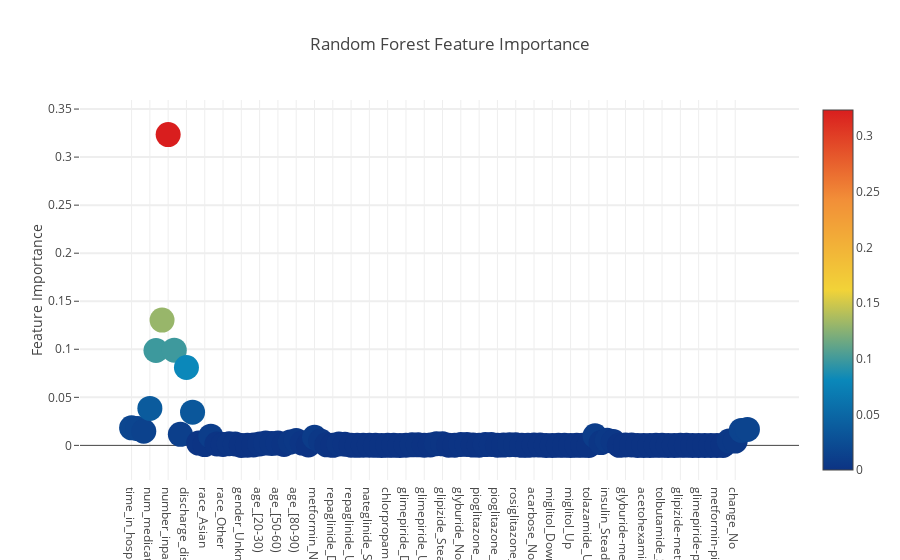
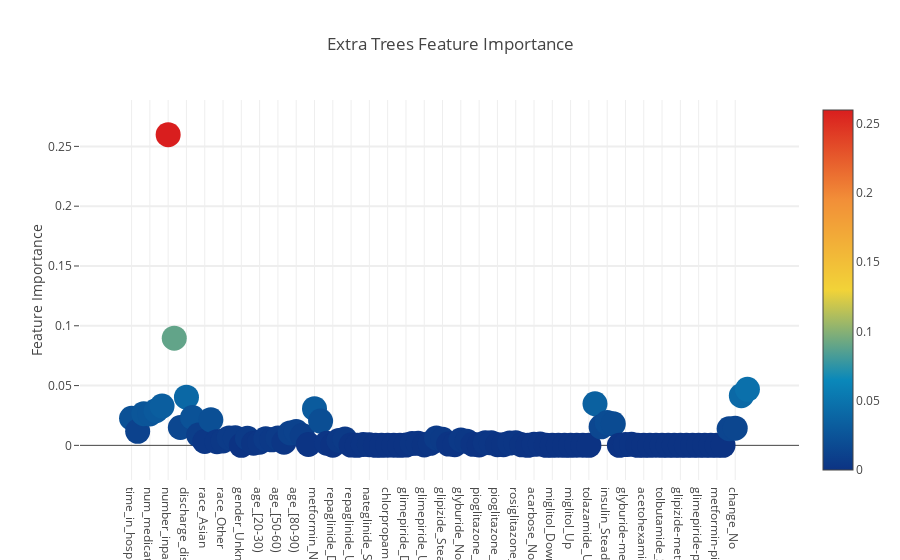
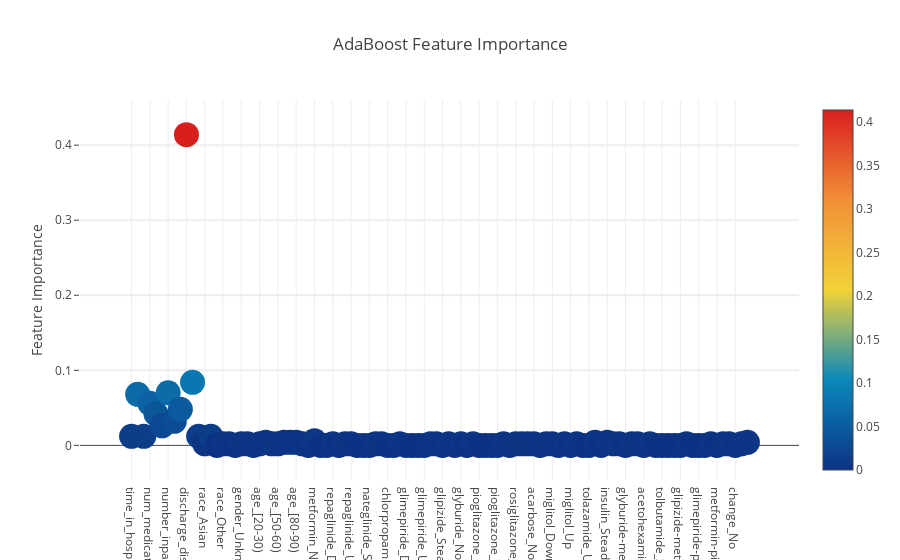
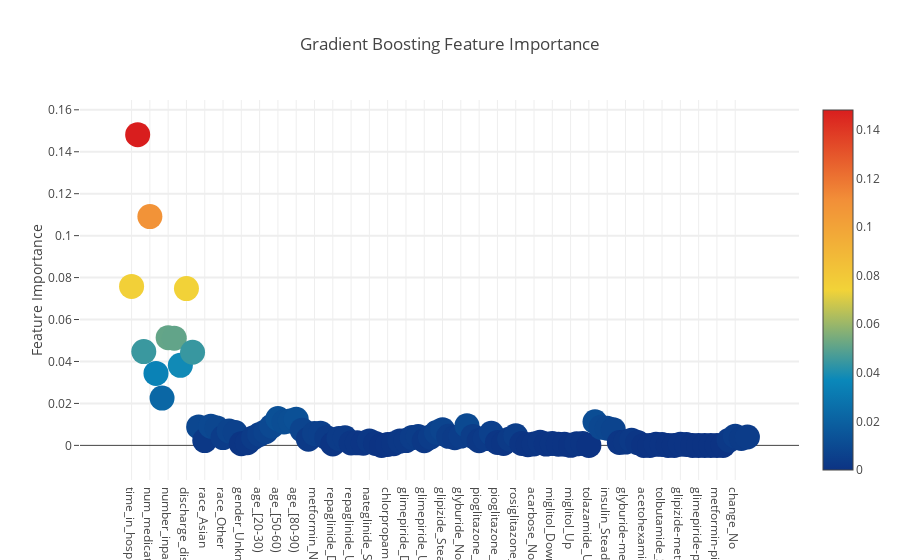

These figures' notebook cell, in order:
### Code cell
# Scatter plot 
trace = go.Scatter(
    y = feature_dataframe['Random Forest feature importances'].values,
    x = feature_dataframe['features'].values,
    mode='markers',
    marker=dict(
        sizemode = 'diameter',
        sizeref = 1,
        size = 25,
#       size= feature_dataframe['AdaBoost feature importances'].values,
        #color = np.random.randn(500), #set color equal to a variable
        color = feature_dataframe['Random Forest feature importances'].values,
        colorscale='Portland',
        showscale=True
    ),
    text = feature_dataframe['features'].values
)
data = [trace]

layout= go.Layout(
    autosize= True,
    title= 'Random Forest Feature Importance',
    hovermode= 'closest',
#     xaxis= dict(
#         title= 'Pop',
#         ticklen= 5,
#         zeroline= False,
#         gridwidth= 2,
#     ),
    yaxis=dict(
        title= 'Feature Importance',
        ticklen= 5,
        gridwidth= 2
    ),
    showlegend= False
)
fig = go.Figure(data=data, layout=layout)
py.iplot(fig,filename='scatter2010')

# Scatter plot 
trace = go.Scatter(
    y = feature_dataframe['Extra Trees  feature importances'].values,
    x = feature_dataframe['features'].values,
    mode='markers',
    marker=dict(
        sizemode = 'diameter',
        sizeref = 1,
        size = 25,
#       size= feature_dataframe['AdaBoost feature importances'].values,
        #color = np.random.randn(500), #set color equal to a variable
        color = feature_dataframe['Extra Trees  feature importances'].values,
        colorscale='Portland',
        showscale=True
    ),
    text = feature_dataframe['features'].values
)
data = [trace]

layout= go.Layout(
    autosize= True,
    title= 'Extra Trees Feature Importance',
    hovermode= 'closest',
#     xaxis= dict(
#         title= 'Pop',
#         ticklen= 5,
#         zeroline= False,
#         gridwidth= 2,
#     ),
    yaxis=dict(
        title= 'Feature Importance',
        ticklen= 5,
        gridwidth= 2
    ),
    showlegend= False
)
fig = go.Figure(data=data, layout=layout)
py.iplot(fig,filename='scatter2010')

# Scatter plot 
trace = go.Scatter(
    y = feature_dataframe['AdaBoost feature importances'].values,
    x = feature_dataframe['features'].values,
    mode='markers',
    marker=dict(
        sizemode = 'diameter',
        sizeref = 1,
        size = 25,
#       size= feature_dataframe['AdaBoost feature importances'].values,
        #color = np.random.randn(500), #set color equal to a variable
        color = feature_dataframe['AdaBoost feature importances'].values,
        colorscale='Portland',
        showscale=True
    ),
    text = feature_dataframe['features'].values
)
data = [trace]

layout= go.Layout(
    autosize= True,
    title= 'AdaBoost Feature Importance',
    hovermode= 'closest',
#     xaxis= dict(
#         title= 'Pop',
#         ticklen= 5,
#         zeroline= False,
#         gridwidth= 2,
#     ),
    yaxis=dict(
        title= 'Feature Importance',
        ticklen= 5,
        gridwidth= 2
    ),
    showlegend= False
)
fig = go.Figure(data=data, layout=layout)
py.iplot(fig,filename='scatter2010')

# Scatter plot 
trace = go.Scatter(
    y = feature_dataframe['Gradient Boost feature importances'].values,
    x = feature_dataframe['features'].values,
    mode='markers',
    marker=dict(
        sizemode = 'diameter',
        sizeref = 1,
        size = 25,
#       size= feature_dataframe['AdaBoost feature importances'].values,
        #color = np.random.randn(500), #set color equal to a variable
        color = feature_dataframe['Gradient Boost feature importances'].values,
        colorscale='Portland',
        showscale=True
    ),
    text = feature_dataframe['features'].values
)
data = [trace]

layout= go.Layout(
    autosize= True,
    title= 'Gradient Boosting Feature Importance',
    hovermode= 'closest',
#     xaxis= dict(
#         title= 'Pop',
#         ticklen= 5,
#         zeroline= False,
#         gridwidth= 2,
#     ),
    yaxis=dict(
        title= 'Feature Importance',
        ticklen= 5,
        gridwidth= 2
    ),
    showlegend= False
)
fig = go.Figure(data=data, layout=layout)
py.iplot(fig,filename='scatter2010')

### Figure 1 — Plotly figure (JSON) as saved in the notebook; plotly's stock layout.template omitted (floating-point values rounded to 4 significant figures)
{"data": [{"marker": {"color": [0.01825, 0.01745, 0.01467, 0.03848, 0.0987, 0.1303, 0.3234, 0.09904, 0.01148, 0.08105, 0.03457, 0.002366, 0.0007847, 0.009601, 0.0014, 0.0009215, 0.00173, 0.001557, 0, 0.0001817, 0.0003548, 0.001406, 0.002377, 0.00203, 0.002367, 0.0009027, 0.003388, 0.004972, 0.002346, 0.0003577, 0.008386, 0.004534, 0.0005355, 3.47e-05, 0.00148, 0.001286, 9.862e-05, 3.887e-07, 0.0002439, 0.0002584, 1.808e-05, 0, 2.057e-05, 3.878e-05, 0, 0.00014, 0.0005554, 0.000588, 9.75e-05, 0.0003621, 0.001778, 0.001568, 0.0002403, 0.0002348, 0.0009752, 0.0009241, 0.0003398, 0.0001401, 0.0007986, 0.0009119, 0.000123, 0.000272, 0.0007001, 0.0007343, 5.77e-05, 8.025e-07, 0.0004066, 0.0003234, 0, 0, 5.057e-05, 1.501e-05, 0, 1.521e-05, 1.396e-05, 0, 0.009967, 0.002952, 0.00524, 0.004035, 1.475e-06, 0.0004309, 0.0004695, 0, 0, 0, 9.647e-06, 8.3e-07, 0, 0, 1.15e-05, 2.796e-05, 0, 0, 0, 0, 0, 0, 0.004432, 0.004449, 0.01559, 0.0166], "colorscale": "Portland", "showscale": true, "size": 25, "sizemode": "diameter", "sizeref": 1}, "mode": "markers", "text": ["time_in_hospital", "num_lab_procedures", "num_procedures", "num_medications", "number_outpatient", "number_emergency", "number_inpatient", "number_diagnoses", "admission_type_id", "discharge_disposition_id", "admission_source_id", "race_AfricanAmerican", "race_Asian", "race_Caucasian", "race_Hispanic", "race_Other", "gender_Female", "gender_Male", "gender_Unknown/Invalid", "age_[0-10)", "age_[10-20)", "age_[20-30)", "age_[30-40)", "age_[40-50)", "age_[50-60)", "age_[60-70)", "age_[70-80)", "age_[80-90)", "age_[90-100)", "metformin_Down", "metformin_No", "metformin_Steady", "metformin_Up", "repaglinide_Down", "repaglinide_No", "repaglinide_Steady", "repaglinide_Up", "nateglinide_Down", "nateglinide_No", "nateglinide_Steady", "nateglinide_Up", "chlorpropamide_Down", "chlorpropamide_No", "chlorpropamide_Steady", "chlorpropamide_Up", "glimepiride_Down", "glimepiride_No", "glimepiride_Steady", "glimepiride_Up", "glipizide_Down", "glipizide_No", "glipizide_Steady", "glipizide_Up", "glyburide_Down", "glyburide_No", "glyburide_Steady", "glyburide_Up", "pioglitazone_Down", "pioglitazone_No", "pioglitazone_Steady", "pioglitazone_Up", "rosiglitazone_Down", "rosiglitazone_No", "rosiglitazone_Steady", "rosiglitazone_Up", "acarbose_Down", "acarbose_No", "acarbose_Steady", "acarbose_Up", "miglitol_Down", "miglitol_No", "miglitol_Steady", "miglitol_Up", "tolazamide_No", "tolazamide_Steady", "tolazamide_Up", "insulin_Down", "insulin_No", "insulin_Steady", "insulin_Up", "glyburide-metformin_Down", "glyburide-metformin_No", "glyburide-metformin_Steady", "glyburide-metformin_Up", "acetohexamide_No", "acetohexamide_Steady", "tolbutamide_No", "tolbutamide_Steady", "troglitazone_No", "troglitazone_Steady", "glipizide-metformin_No", "glipizide-metformin_Steady", "glimepiride-pioglitazone_No", "glimepiride-pioglitazone_Steady", "metformin-rosiglitazone_No", "metformin-rosiglitazone_Steady", "metformin-pioglitazone_No", "metformin-pioglitazone_Steady", "change_Ch", "change_No", "diabetesMed_No", "diabetesMed_Yes"], "type": "scatter", "x": ["time_in_hospital", "num_lab_procedures", "num_procedures", "num_medications", "number_outpatient", "number_emergency", "number_inpatient", "number_diagnoses", "admission_type_id", "discharge_disposition_id", "admission_source_id", "race_AfricanAmerican", "race_Asian", "race_Caucasian", "race_Hispanic", "race_Other", "gender_Female", "gender_Male", "gender_Unknown/Invalid", "age_[0-10)", "age_[10-20)", "age_[20-30)", "age_[30-40)", "age_[40-50)", "age_[50-60)", "age_[60-70)", "age_[70-80)", "age_[80-90)", "age_[90-100)", "metformin_Down", "metformin_No", "metformin_Steady", "metformin_Up", "repaglinide_Down", "repaglinide_No", "repaglinide_Steady", "repaglinide_Up", "nateglinide_Down", "nateglinide_No", "nateglinide_Steady", "nateglinide_Up", "chlorpropamide_Down", "chlorpropamide_No", "chlorpropamide_Steady", "chlorpropamide_Up", "glimepiride_Down", "glimepiride_No", "glimepiride_Steady", "glimepiride_Up", "glipizide_Down", "glipizide_No", "glipizide_Steady", "glipizide_Up", "glyburide_Down", "glyburide_No", "glyburide_Steady", "glyburide_Up", "pioglitazone_Down", "pioglitazone_No", "pioglitazone_Steady", "pioglitazone_Up", "rosiglitazone_Down", "rosiglitazone_No", "rosiglitazone_Steady", "rosiglitazone_Up", "acarbose_Down", "acarbose_No", "acarbose_Steady", "acarbose_Up", "miglitol_Down", "miglitol_No", "miglitol_Steady", "miglitol_Up", "tolazamide_No", "tolazamide_Steady", "tolazamide_Up", "insulin_Down", "insulin_No", "insulin_Steady", "insulin_Up", "glyburide-metformin_Down", "glyburide-metformin_No", "glyburide-metformin_Steady", "glyburide-metformin_Up", "acetohexamide_No", "acetohexamide_Steady", "tolbutamide_No", "tolbutamide_Steady", "troglitazone_No", "troglitazone_Steady", "glipizide-metformin_No", "glipizide-metformin_Steady", "glimepiride-pioglitazone_No", "glimepiride-pioglitazone_Steady", "metformin-rosiglitazone_No", "metformin-rosiglitazone_Steady", "metformin-pioglitazone_No", "metformin-pioglitazone_Steady", "change_Ch", "change_No", "diabetesMed_No", "diabetesMed_Yes"], "y": [0.01825, 0.01745, 0.01467, 0.03848, 0.0987, 0.1303, 0.3234, 0.09904, 0.01148, 0.08105, 0.03457, 0.002366, 0.0007847, 0.009601, 0.0014, 0.0009215, 0.00173, 0.001557, 0, 0.0001817, 0.0003548, 0.001406, 0.002377, 0.00203, 0.002367, 0.0009027, 0.003388, 0.004972, 0.002346, 0.0003577, 0.008386, 0.004534, 0.0005355, 3.47e-05, 0.00148, 0.001286, 9.862e-05, 3.887e-07, 0.0002439, 0.0002584, 1.808e-05, 0, 2.057e-05, 3.878e-05, 0, 0.00014, 0.0005554, 0.000588, 9.75e-05, 0.0003621, 0.001778, 0.001568, 0.0002403, 0.0002348, 0.0009752, 0.0009241, 0.0003398, 0.0001401, 0.0007986, 0.0009119, 0.000123, 0.000272, 0.0007001, 0.0007343, 5.77e-05, 8.025e-07, 0.0004066, 0.0003234, 0, 0, 5.057e-05, 1.501e-05, 0, 1.521e-05, 1.396e-05, 0, 0.009967, 0.002952, 0.00524, 0.004035, 1.475e-06, 0.0004309, 0.0004695, 0, 0, 0, 9.647e-06, 8.3e-07, 0, 0, 1.15e-05, 2.796e-05, 0, 0, 0, 0, 0, 0, 0.004432, 0.004449, 0.01559, 0.0166]}], "layout": {"autosize": true, "hovermode": "closest", "showlegend": false, "title": "Random Forest Feature Importance", "yaxis": {"gridwidth": 2, "ticklen": 5, "title": "Feature Importance"}}}

### Figure 2 — Plotly figure (JSON) as saved in the notebook; plotly's stock layout.template omitted (floating-point values rounded to 4 significant figures)
{"data": [{"marker": {"color": [0.02265, 0.01172, 0.02654, 0.02625, 0.02894, 0.03283, 0.2598, 0.08964, 0.01494, 0.04033, 0.02334, 0.008621, 0.003234, 0.02135, 0.003025, 0.00371, 0.006237, 0.006279, 0, 0.005932, 0.001762, 0.002639, 0.005454, 0.004611, 0.006078, 0.002624, 0.01045, 0.01158, 0.008264, 0.0007443, 0.0307, 0.0203, 0.001784, 0.0001051, 0.004068, 0.005287, 0.0002517, 6.689e-06, 0.0007036, 0.0005843, 2.707e-05, 0, 0.0001498, 0.0001731, 5.116e-05, 0.0002635, 0.001547, 0.001678, 0.0004113, 0.001716, 0.00623, 0.005043, 0.001098, 0.0006031, 0.004481, 0.003466, 0.0008985, 0.0003199, 0.002194, 0.002152, 0.000573, 0.0005518, 0.001925, 0.002217, 0.0004915, 2.734e-06, 0.0008561, 0.001056, 5.003e-06, 1.148e-05, 0.0001332, 6.626e-05, 6.831e-07, 0.0001248, 0.0001479, 0, 0.03479, 0.01551, 0.01907, 0.01799, 7.43e-06, 0.0006395, 0.0008393, 1.155e-05, 0, 0, 0.0001352, 6.512e-05, 0, 0, 5.368e-05, 7.161e-05, 0, 0, 0, 0, 0, 0, 0.01392, 0.01441, 0.04159, 0.04686], "colorscale": "Portland", "showscale": true, "size": 25, "sizemode": "diameter", "sizeref": 1}, "mode": "markers", "text": ["time_in_hospital", "num_lab_procedures", "num_procedures", "num_medications", "number_outpatient", "number_emergency", "number_inpatient", "number_diagnoses", "admission_type_id", "discharge_disposition_id", "admission_source_id", "race_AfricanAmerican", "race_Asian", "race_Caucasian", "race_Hispanic", "race_Other", "gender_Female", "gender_Male", "gender_Unknown/Invalid", "age_[0-10)", "age_[10-20)", "age_[20-30)", "age_[30-40)", "age_[40-50)", "age_[50-60)", "age_[60-70)", "age_[70-80)", "age_[80-90)", "age_[90-100)", "metformin_Down", "metformin_No", "metformin_Steady", "metformin_Up", "repaglinide_Down", "repaglinide_No", "repaglinide_Steady", "repaglinide_Up", "nateglinide_Down", "nateglinide_No", "nateglinide_Steady", "nateglinide_Up", "chlorpropamide_Down", "chlorpropamide_No", "chlorpropamide_Steady", "chlorpropamide_Up", "glimepiride_Down", "glimepiride_No", "glimepiride_Steady", "glimepiride_Up", "glipizide_Down", "glipizide_No", "glipizide_Steady", "glipizide_Up", "glyburide_Down", "glyburide_No", "glyburide_Steady", "glyburide_Up", "pioglitazone_Down", "pioglitazone_No", "pioglitazone_Steady", "pioglitazone_Up", "rosiglitazone_Down", "rosiglitazone_No", "rosiglitazone_Steady", "rosiglitazone_Up", "acarbose_Down", "acarbose_No", "acarbose_Steady", "acarbose_Up", "miglitol_Down", "miglitol_No", "miglitol_Steady", "miglitol_Up", "tolazamide_No", "tolazamide_Steady", "tolazamide_Up", "insulin_Down", "insulin_No", "insulin_Steady", "insulin_Up", "glyburide-metformin_Down", "glyburide-metformin_No", "glyburide-metformin_Steady", "glyburide-metformin_Up", "acetohexamide_No", "acetohexamide_Steady", "tolbutamide_No", "tolbutamide_Steady", "troglitazone_No", "troglitazone_Steady", "glipizide-metformin_No", "glipizide-metformin_Steady", "glimepiride-pioglitazone_No", "glimepiride-pioglitazone_Steady", "metformin-rosiglitazone_No", "metformin-rosiglitazone_Steady", "metformin-pioglitazone_No", "metformin-pioglitazone_Steady", "change_Ch", "change_No", "diabetesMed_No", "diabetesMed_Yes"], "type": "scatter", "x": ["time_in_hospital", "num_lab_procedures", "num_procedures", "num_medications", "number_outpatient", "number_emergency", "number_inpatient", "number_diagnoses", "admission_type_id", "discharge_disposition_id", "admission_source_id", "race_AfricanAmerican", "race_Asian", "race_Caucasian", "race_Hispanic", "race_Other", "gender_Female", "gender_Male", "gender_Unknown/Invalid", "age_[0-10)", "age_[10-20)", "age_[20-30)", "age_[30-40)", "age_[40-50)", "age_[50-60)", "age_[60-70)", "age_[70-80)", "age_[80-90)", "age_[90-100)", "metformin_Down", "metformin_No", "metformin_Steady", "metformin_Up", "repaglinide_Down", "repaglinide_No", "repaglinide_Steady", "repaglinide_Up", "nateglinide_Down", "nateglinide_No", "nateglinide_Steady", "nateglinide_Up", "chlorpropamide_Down", "chlorpropamide_No", "chlorpropamide_Steady", "chlorpropamide_Up", "glimepiride_Down", "glimepiride_No", "glimepiride_Steady", "glimepiride_Up", "glipizide_Down", "glipizide_No", "glipizide_Steady", "glipizide_Up", "glyburide_Down", "glyburide_No", "glyburide_Steady", "glyburide_Up", "pioglitazone_Down", "pioglitazone_No", "pioglitazone_Steady", "pioglitazone_Up", "rosiglitazone_Down", "rosiglitazone_No", "rosiglitazone_Steady", "rosiglitazone_Up", "acarbose_Down", "acarbose_No", "acarbose_Steady", "acarbose_Up", "miglitol_Down", "miglitol_No", "miglitol_Steady", "miglitol_Up", "tolazamide_No", "tolazamide_Steady", "tolazamide_Up", "insulin_Down", "insulin_No", "insulin_Steady", "insulin_Up", "glyburide-metformin_Down", "glyburide-metformin_No", "glyburide-metformin_Steady", "glyburide-metformin_Up", "acetohexamide_No", "acetohexamide_Steady", "tolbutamide_No", "tolbutamide_Steady", "troglitazone_No", "troglitazone_Steady", "glipizide-metformin_No", "glipizide-metformin_Steady", "glimepiride-pioglitazone_No", "glimepiride-pioglitazone_Steady", "metformin-rosiglitazone_No", "metformin-rosiglitazone_Steady", "metformin-pioglitazone_No", "metformin-pioglitazone_Steady", "change_Ch", "change_No", "diabetesMed_No", "diabetesMed_Yes"], "y": [0.02265, 0.01172, 0.02654, 0.02625, 0.02894, 0.03283, 0.2598, 0.08964, 0.01494, 0.04033, 0.02334, 0.008621, 0.003234, 0.02135, 0.003025, 0.00371, 0.006237, 0.006279, 0, 0.005932, 0.001762, 0.002639, 0.005454, 0.004611, 0.006078, 0.002624, 0.01045, 0.01158, 0.008264, 0.0007443, 0.0307, 0.0203, 0.001784, 0.0001051, 0.004068, 0.005287, 0.0002517, 6.689e-06, 0.0007036, 0.0005843, 2.707e-05, 0, 0.0001498, 0.0001731, 5.116e-05, 0.0002635, 0.001547, 0.001678, 0.0004113, 0.001716, 0.00623, 0.005043, 0.001098, 0.0006031, 0.004481, 0.003466, 0.0008985, 0.0003199, 0.002194, 0.002152, 0.000573, 0.0005518, 0.001925, 0.002217, 0.0004915, 2.734e-06, 0.0008561, 0.001056, 5.003e-06, 1.148e-05, 0.0001332, 6.626e-05, 6.831e-07, 0.0001248, 0.0001479, 0, 0.03479, 0.01551, 0.01907, 0.01799, 7.43e-06, 0.0006395, 0.0008393, 1.155e-05, 0, 0, 0.0001352, 6.512e-05, 0, 0, 5.368e-05, 7.161e-05, 0, 0, 0, 0, 0, 0, 0.01392, 0.01441, 0.04159, 0.04686]}], "layout": {"autosize": true, "hovermode": "closest", "showlegend": false, "title": "Extra Trees Feature Importance", "yaxis": {"gridwidth": 2, "ticklen": 5, "title": "Feature Importance"}}}

### Figure 3 — Plotly figure (JSON) as saved in the notebook; plotly's stock layout.template omitted (floating-point values rounded to 4 significant figures)
{"data": [{"marker": {"color": [0.012, 0.068, 0.012, 0.056, 0.042, 0.026, 0.07, 0.032, 0.048, 0.414, 0.084, 0.012, 0.002, 0.012, 0, 0.002, 0.002, 0, 0.002, 0.002, 0, 0.002, 0.004, 0.002, 0.002, 0.004, 0.004, 0.004, 0.002, 0, 0.006, 0, 0, 0.002, 0, 0.002, 0.002, 0, 0, 0, 0.002, 0.002, 0, 0, 0.002, 0, 0, 0, 0, 0.002, 0.002, 0, 0.002, 0, 0.002, 0, 0.002, 0, 0, 0, 0, 0.002, 0, 0.002, 0.002, 0.002, 0.002, 0, 0.002, 0.002, 0, 0.002, 0, 0.002, 0, 0, 0.004, 0, 0.004, 0.002, 0.002, 0, 0.002, 0.002, 0, 0.002, 0, 0, 0, 0, 0, 0.002, 0, 0, 0, 0.002, 0, 0.002, 0.002, 0, 0.002, 0.004], "colorscale": "Portland", "showscale": true, "size": 25, "sizemode": "diameter", "sizeref": 1}, "mode": "markers", "text": ["time_in_hospital", "num_lab_procedures", "num_procedures", "num_medications", "number_outpatient", "number_emergency", "number_inpatient", "number_diagnoses", "admission_type_id", "discharge_disposition_id", "admission_source_id", "race_AfricanAmerican", "race_Asian", "race_Caucasian", "race_Hispanic", "race_Other", "gender_Female", "gender_Male", "gender_Unknown/Invalid", "age_[0-10)", "age_[10-20)", "age_[20-30)", "age_[30-40)", "age_[40-50)", "age_[50-60)", "age_[60-70)", "age_[70-80)", "age_[80-90)", "age_[90-100)", "metformin_Down", "metformin_No", "metformin_Steady", "metformin_Up", "repaglinide_Down", "repaglinide_No", "repaglinide_Steady", "repaglinide_Up", "nateglinide_Down", "nateglinide_No", "nateglinide_Steady", "nateglinide_Up", "chlorpropamide_Down", "chlorpropamide_No", "chlorpropamide_Steady", "chlorpropamide_Up", "glimepiride_Down", "glimepiride_No", "glimepiride_Steady", "glimepiride_Up", "glipizide_Down", "glipizide_No", "glipizide_Steady", "glipizide_Up", "glyburide_Down", "glyburide_No", "glyburide_Steady", "glyburide_Up", "pioglitazone_Down", "pioglitazone_No", "pioglitazone_Steady", "pioglitazone_Up", "rosiglitazone_Down", "rosiglitazone_No", "rosiglitazone_Steady", "rosiglitazone_Up", "acarbose_Down", "acarbose_No", "acarbose_Steady", "acarbose_Up", "miglitol_Down", "miglitol_No", "miglitol_Steady", "miglitol_Up", "tolazamide_No", "tolazamide_Steady", "tolazamide_Up", "insulin_Down", "insulin_No", "insulin_Steady", "insulin_Up", "glyburide-metformin_Down", "glyburide-metformin_No", "glyburide-metformin_Steady", "glyburide-metformin_Up", "acetohexamide_No", "acetohexamide_Steady", "tolbutamide_No", "tolbutamide_Steady", "troglitazone_No", "troglitazone_Steady", "glipizide-metformin_No", "glipizide-metformin_Steady", "glimepiride-pioglitazone_No", "glimepiride-pioglitazone_Steady", "metformin-rosiglitazone_No", "metformin-rosiglitazone_Steady", "metformin-pioglitazone_No", "metformin-pioglitazone_Steady", "change_Ch", "change_No", "diabetesMed_No", "diabetesMed_Yes"], "type": "scatter", "x": ["time_in_hospital", "num_lab_procedures", "num_procedures", "num_medications", "number_outpatient", "number_emergency", "number_inpatient", "number_diagnoses", "admission_type_id", "discharge_disposition_id", "admission_source_id", "race_AfricanAmerican", "race_Asian", "race_Caucasian", "race_Hispanic", "race_Other", "gender_Female", "gender_Male", "gender_Unknown/Invalid", "age_[0-10)", "age_[10-20)", "age_[20-30)", "age_[30-40)", "age_[40-50)", "age_[50-60)", "age_[60-70)", "age_[70-80)", "age_[80-90)", "age_[90-100)", "metformin_Down", "metformin_No", "metformin_Steady", "metformin_Up", "repaglinide_Down", "repaglinide_No", "repaglinide_Steady", "repaglinide_Up", "nateglinide_Down", "nateglinide_No", "nateglinide_Steady", "nateglinide_Up", "chlorpropamide_Down", "chlorpropamide_No", "chlorpropamide_Steady", "chlorpropamide_Up", "glimepiride_Down", "glimepiride_No", "glimepiride_Steady", "glimepiride_Up", "glipizide_Down", "glipizide_No", "glipizide_Steady", "glipizide_Up", "glyburide_Down", "glyburide_No", "glyburide_Steady", "glyburide_Up", "pioglitazone_Down", "pioglitazone_No", "pioglitazone_Steady", "pioglitazone_Up", "rosiglitazone_Down", "rosiglitazone_No", "rosiglitazone_Steady", "rosiglitazone_Up", "acarbose_Down", "acarbose_No", "acarbose_Steady", "acarbose_Up", "miglitol_Down", "miglitol_No", "miglitol_Steady", "miglitol_Up", "tolazamide_No", "tolazamide_Steady", "tolazamide_Up", "insulin_Down", "insulin_No", "insulin_Steady", "insulin_Up", "glyburide-metformin_Down", "glyburide-metformin_No", "glyburide-metformin_Steady", "glyburide-metformin_Up", "acetohexamide_No", "acetohexamide_Steady", "tolbutamide_No", "tolbutamide_Steady", "troglitazone_No", "troglitazone_Steady", "glipizide-metformin_No", "glipizide-metformin_Steady", "glimepiride-pioglitazone_No", "glimepiride-pioglitazone_Steady", "metformin-rosiglitazone_No", "metformin-rosiglitazone_Steady", "metformin-pioglitazone_No", "metformin-pioglitazone_Steady", "change_Ch", "change_No", "diabetesMed_No", "diabetesMed_Yes"], "y": [0.012, 0.068, 0.012, 0.056, 0.042, 0.026, 0.07, 0.032, 0.048, 0.414, 0.084, 0.012, 0.002, 0.012, 0, 0.002, 0.002, 0, 0.002, 0.002, 0, 0.002, 0.004, 0.002, 0.002, 0.004, 0.004, 0.004, 0.002, 0, 0.006, 0, 0, 0.002, 0, 0.002, 0.002, 0, 0, 0, 0.002, 0.002, 0, 0, 0.002, 0, 0, 0, 0, 0.002, 0.002, 0, 0.002, 0, 0.002, 0, 0.002, 0, 0, 0, 0, 0.002, 0, 0.002, 0.002, 0.002, 0.002, 0, 0.002, 0.002, 0, 0.002, 0, 0.002, 0, 0, 0.004, 0, 0.004, 0.002, 0.002, 0, 0.002, 0.002, 0, 0.002, 0, 0, 0, 0, 0, 0.002, 0, 0, 0, 0.002, 0, 0.002, 0.002, 0, 0.002, 0.004]}], "layout": {"autosize": true, "hovermode": "closest", "showlegend": false, "title": "AdaBoost Feature Importance", "yaxis": {"gridwidth": 2, "ticklen": 5, "title": "Feature Importance"}}}

### Figure 4 — Plotly figure (JSON) as saved in the notebook; plotly's stock layout.template omitted (floating-point values rounded to 4 significant figures)
{"data": [{"marker": {"color": [0.07577, 0.1482, 0.04471, 0.1091, 0.03429, 0.02256, 0.05135, 0.0511, 0.03815, 0.07476, 0.04439, 0.008783, 0.002277, 0.009138, 0.008286, 0.003737, 0.006879, 0.006123, 0.0007692, 0.001253, 0.003695, 0.005191, 0.006514, 0.009142, 0.01276, 0.01113, 0.01168, 0.01247, 0.007249, 0.002969, 0.005609, 0.00582, 0.003632, 0.0007125, 0.003307, 0.003593, 0.001147, 0.001214, 0.001032, 0.002142, 0.0008974, 0, 0.0004105, 0.0007718, 0.002054, 0.002297, 0.003724, 0.004229, 0.002203, 0.003944, 0.006152, 0.007489, 0.004333, 0.003622, 0.004417, 0.009402, 0.004268, 0.002221, 0.00325, 0.005752, 0.001421, 0.00092, 0.002982, 0.004591, 0.0009001, 0.000309, 0.0007071, 0.001431, 0.0006074, 0.0008943, 0.0005664, 0.0005769, 2.056e-05, 0.0007246, 0.0009045, 0, 0.01126, 0.008624, 0.008149, 0.007491, 0.001359, 0.001584, 0.002483, 0.001332, 0, 0, 0.0004772, 0.0004311, 0, 0, 0.0005808, 0.000434, 0, 0, 0, 0, 0, 0, 0.002503, 0.004405, 0.003329, 0.003993], "colorscale": "Portland", "showscale": true, "size": 25, "sizemode": "diameter", "sizeref": 1}, "mode": "markers", "text": ["time_in_hospital", "num_lab_procedures", "num_procedures", "num_medications", "number_outpatient", "number_emergency", "number_inpatient", "number_diagnoses", "admission_type_id", "discharge_disposition_id", "admission_source_id", "race_AfricanAmerican", "race_Asian", "race_Caucasian", "race_Hispanic", "race_Other", "gender_Female", "gender_Male", "gender_Unknown/Invalid", "age_[0-10)", "age_[10-20)", "age_[20-30)", "age_[30-40)", "age_[40-50)", "age_[50-60)", "age_[60-70)", "age_[70-80)", "age_[80-90)", "age_[90-100)", "metformin_Down", "metformin_No", "metformin_Steady", "metformin_Up", "repaglinide_Down", "repaglinide_No", "repaglinide_Steady", "repaglinide_Up", "nateglinide_Down", "nateglinide_No", "nateglinide_Steady", "nateglinide_Up", "chlorpropamide_Down", "chlorpropamide_No", "chlorpropamide_Steady", "chlorpropamide_Up", "glimepiride_Down", "glimepiride_No", "glimepiride_Steady", "glimepiride_Up", "glipizide_Down", "glipizide_No", "glipizide_Steady", "glipizide_Up", "glyburide_Down", "glyburide_No", "glyburide_Steady", "glyburide_Up", "pioglitazone_Down", "pioglitazone_No", "pioglitazone_Steady", "pioglitazone_Up", "rosiglitazone_Down", "rosiglitazone_No", "rosiglitazone_Steady", "rosiglitazone_Up", "acarbose_Down", "acarbose_No", "acarbose_Steady", "acarbose_Up", "miglitol_Down", "miglitol_No", "miglitol_Steady", "miglitol_Up", "tolazamide_No", "tolazamide_Steady", "tolazamide_Up", "insulin_Down", "insulin_No", "insulin_Steady", "insulin_Up", "glyburide-metformin_Down", "glyburide-metformin_No", "glyburide-metformin_Steady", "glyburide-metformin_Up", "acetohexamide_No", "acetohexamide_Steady", "tolbutamide_No", "tolbutamide_Steady", "troglitazone_No", "troglitazone_Steady", "glipizide-metformin_No", "glipizide-metformin_Steady", "glimepiride-pioglitazone_No", "glimepiride-pioglitazone_Steady", "metformin-rosiglitazone_No", "metformin-rosiglitazone_Steady", "metformin-pioglitazone_No", "metformin-pioglitazone_Steady", "change_Ch", "change_No", "diabetesMed_No", "diabetesMed_Yes"], "type": "scatter", "x": ["time_in_hospital", "num_lab_procedures", "num_procedures", "num_medications", "number_outpatient", "number_emergency", "number_inpatient", "number_diagnoses", "admission_type_id", "discharge_disposition_id", "admission_source_id", "race_AfricanAmerican", "race_Asian", "race_Caucasian", "race_Hispanic", "race_Other", "gender_Female", "gender_Male", "gender_Unknown/Invalid", "age_[0-10)", "age_[10-20)", "age_[20-30)", "age_[30-40)", "age_[40-50)", "age_[50-60)", "age_[60-70)", "age_[70-80)", "age_[80-90)", "age_[90-100)", "metformin_Down", "metformin_No", "metformin_Steady", "metformin_Up", "repaglinide_Down", "repaglinide_No", "repaglinide_Steady", "repaglinide_Up", "nateglinide_Down", "nateglinide_No", "nateglinide_Steady", "nateglinide_Up", "chlorpropamide_Down", "chlorpropamide_No", "chlorpropamide_Steady", "chlorpropamide_Up", "glimepiride_Down", "glimepiride_No", "glimepiride_Steady", "glimepiride_Up", "glipizide_Down", "glipizide_No", "glipizide_Steady", "glipizide_Up", "glyburide_Down", "glyburide_No", "glyburide_Steady", "glyburide_Up", "pioglitazone_Down", "pioglitazone_No", "pioglitazone_Steady", "pioglitazone_Up", "rosiglitazone_Down", "rosiglitazone_No", "rosiglitazone_Steady", "rosiglitazone_Up", "acarbose_Down", "acarbose_No", "acarbose_Steady", "acarbose_Up", "miglitol_Down", "miglitol_No", "miglitol_Steady", "miglitol_Up", "tolazamide_No", "tolazamide_Steady", "tolazamide_Up", "insulin_Down", "insulin_No", "insulin_Steady", "insulin_Up", "glyburide-metformin_Down", "glyburide-metformin_No", "glyburide-metformin_Steady", "glyburide-metformin_Up", "acetohexamide_No", "acetohexamide_Steady", "tolbutamide_No", "tolbutamide_Steady", "troglitazone_No", "troglitazone_Steady", "glipizide-metformin_No", "glipizide-metformin_Steady", "glimepiride-pioglitazone_No", "glimepiride-pioglitazone_Steady", "metformin-rosiglitazone_No", "metformin-rosiglitazone_Steady", "metformin-pioglitazone_No", "metformin-pioglitazone_Steady", "change_Ch", "change_No", "diabetesMed_No", "diabetesMed_Yes"], "y": [0.07577, 0.1482, 0.04471, 0.1091, 0.03429, 0.02256, 0.05135, 0.0511, 0.03815, 0.07476, 0.04439, 0.008783, 0.002277, 0.009138, 0.008286, 0.003737, 0.006879, 0.006123, 0.0007692, 0.001253, 0.003695, 0.005191, 0.006514, 0.009142, 0.01276, 0.01113, 0.01168, 0.01247, 0.007249, 0.002969, 0.005609, 0.00582, 0.003632, 0.0007125, 0.003307, 0.003593, 0.001147, 0.001214, 0.001032, 0.002142, 0.0008974, 0, 0.0004105, 0.0007718, 0.002054, 0.002297, 0.003724, 0.004229, 0.002203, 0.003944, 0.006152, 0.007489, 0.004333, 0.003622, 0.004417, 0.009402, 0.004268, 0.002221, 0.00325, 0.005752, 0.001421, 0.00092, 0.002982, 0.004591, 0.0009001, 0.000309, 0.0007071, 0.001431, 0.0006074, 0.0008943, 0.0005664, 0.0005769, 2.056e-05, 0.0007246, 0.0009045, 0, 0.01126, 0.008624, 0.008149, 0.007491, 0.001359, 0.001584, 0.002483, 0.001332, 0, 0, 0.0004772, 0.0004311, 0, 0, 0.0005808, 0.000434, 0, 0, 0, 0, 0, 0, 0.002503, 0.004405, 0.003329, 0.003993]}], "layout": {"autosize": true, "hovermode": "closest", "showlegend": false, "title": "Gradient Boosting Feature Importance", "yaxis": {"gridwidth": 2, "ticklen": 5, "title": "Feature Importance"}}}
